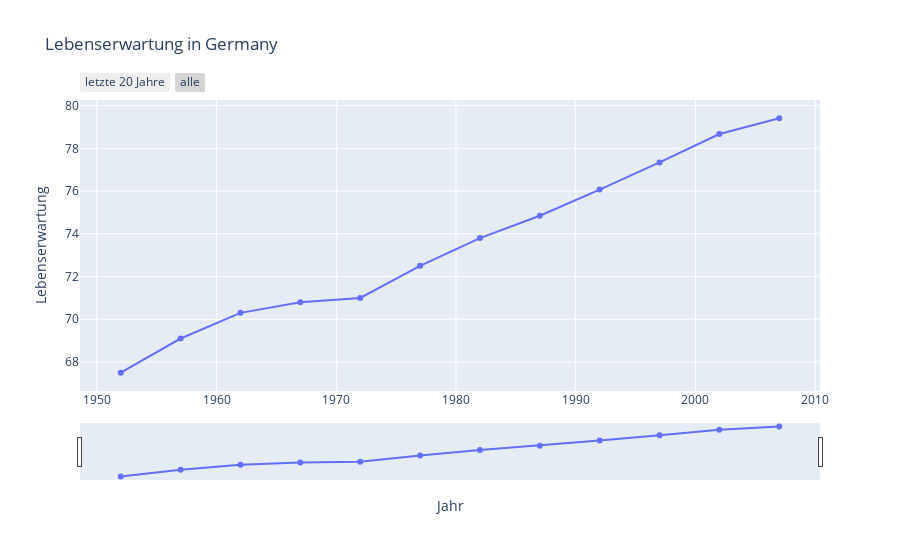

This figure's notebook cell:
### Markdown cell above
# Teil 6

Frage: 
- Wie können wir mit einem Zeit-Slider und einem Range-Slider die Entwicklung der Lebenserwartung eines Landes interaktiv untersuchen?

Ziel: 
- Verständnis von Zeitachsen-Interaktion (Slider, Range-Slider) und ihrer Wirkung auf die Datenexploration vertiefen.

### Code cell
country = "Germany"
df_country = df[df["country"] == country].sort_values("year")

# Optional: year in Datum umwandeln, dann type="date"
df_country["year_date"] = pd.to_datetime(df_country["year"], format="%Y")

fig = px.line(
    df_country,
    x="year_date",
    y="lifeExp",
    markers=True,
    title=f"Lebenserwartung in {country}"
)

fig.update_layout(
    xaxis=dict(
        rangeselector=dict(
            buttons=list([
                dict(count=20, label="letzte 20 Jahre",
                     step="year", stepmode="backward"),
                dict(step="all", label="alle")
            ])
        ),
        rangeslider=dict(
            visible=True
        ),
        type="date"
    ),
    xaxis_title="Jahr",
    yaxis_title="Lebenserwartung"
)

fig.show()

### Figure 1 — Plotly figure (JSON) as saved in the notebook; plotly's stock layout.template omitted (floating-point values rounded to 4 significant figures)
{"data": [{"hovertemplate": "year_date=%{x}<br>lifeExp=%{y}<extra></extra>", "legendgroup": "", "line": {"color": "#636efa", "dash": "solid"}, "marker": {"symbol": "circle"}, "mode": "lines+markers", "name": "", "orientation": "v", "showlegend": false, "type": "scatter", "x": ["1952-01-01T00:00:00", "1957-01-01T00:00:00", "1962-01-01T00:00:00", "1967-01-01T00:00:00", "1972-01-01T00:00:00", "1977-01-01T00:00:00", "1982-01-01T00:00:00", "1987-01-01T00:00:00", "1992-01-01T00:00:00", "1997-01-01T00:00:00", "2002-01-01T00:00:00", "2007-01-01T00:00:00"], "xaxis": "x", "y": [67.5, 69.1, 70.3, 70.8, 71, 72.5, 73.8, 74.85, 76.07, 77.34, 78.67, 79.41], "yaxis": "y"}], "layout": {"legend": {"tracegroupgap": 0}, "title": {"text": "Lebenserwartung in Germany"}, "xaxis": {"anchor": "y", "domain": [0, 1], "rangeselector": {"buttons": [{"count": 20, "label": "letzte 20 Jahre", "step": "year", "stepmode": "backward"}, {"label": "alle", "step": "all"}]}, "rangeslider": {"visible": true}, "title": {"text": "Jahr"}, "type": "date"}, "yaxis": {"anchor": "x", "domain": [0, 1], "title": {"text": "Lebenserwartung"}}}}
